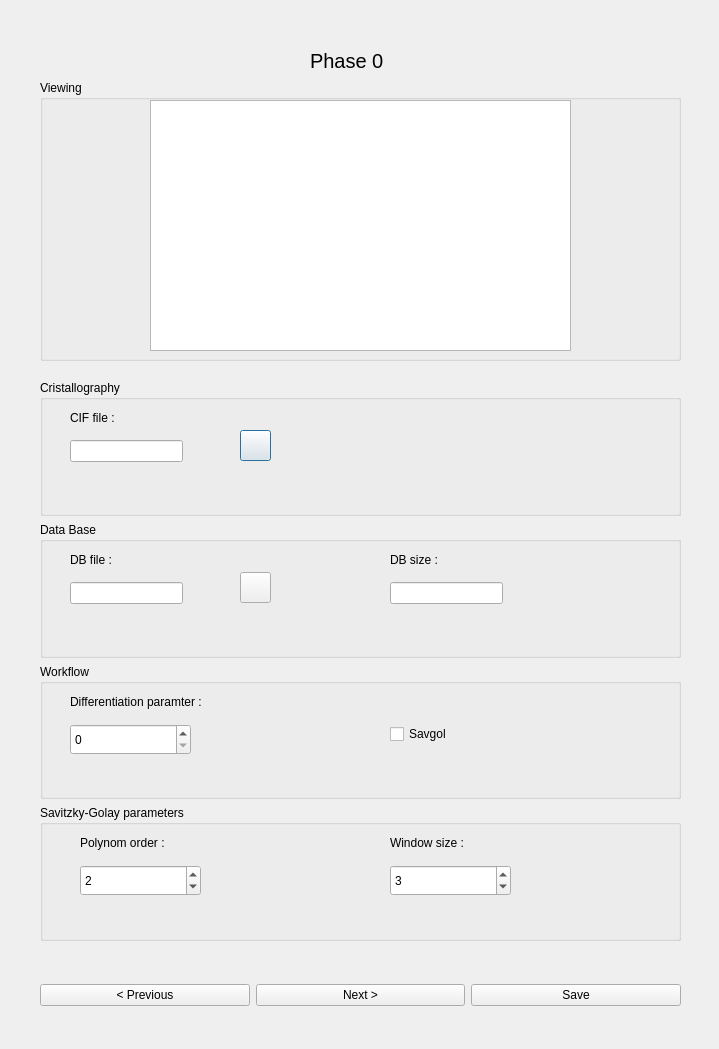
<?xml version="1.0" encoding="UTF-8"?>
<ui version="4.0">
 <class>Dialog</class>
 <widget class="QDialog" name="Dialog">
  <property name="geometry">
   <rect>
    <x>0</x>
    <y>0</y>
    <width>719</width>
    <height>1049</height>
   </rect>
  </property>
  <property name="windowTitle">
   <string>Dialog</string>
  </property>
  <widget class="QWidget" name="verticalLayoutWidget">
   <property name="geometry">
    <rect>
     <x>40</x>
     <y>380</y>
     <width>641</width>
     <height>561</height>
    </rect>
   </property>
   <layout class="QVBoxLayout" name="main_layout">
    <item>
     <widget class="QGroupBox" name="gB_cristallo">
      <property name="title">
       <string>Cristallography</string>
      </property>
      <widget class="QLabel" name="label_CIF">
       <property name="geometry">
        <rect>
         <x>30</x>
         <y>30</y>
         <width>55</width>
         <height>16</height>
        </rect>
       </property>
       <property name="text">
        <string>CIF file :</string>
       </property>
      </widget>
      <widget class="QLineEdit" name="text_CIF">
       <property name="geometry">
        <rect>
         <x>30</x>
         <y>60</y>
         <width>113</width>
         <height>22</height>
        </rect>
       </property>
      </widget>
      <widget class="QPushButton" name="load_CIF_button">
       <property name="geometry">
        <rect>
         <x>200</x>
         <y>50</y>
         <width>31</width>
         <height>31</height>
        </rect>
       </property>
       <property name="text">
        <string/>
       </property>
       <property name="icon">
        <iconset>
         <normaloff>file_icon.png</normaloff>file_icon.png</iconset>
       </property>
      </widget>
     </widget>
    </item>
    <item>
     <widget class="QGroupBox" name="gB_DB">
      <property name="title">
       <string>Data Base</string>
      </property>
      <widget class="QLabel" name="label_DB_file">
       <property name="geometry">
        <rect>
         <x>30</x>
         <y>30</y>
         <width>55</width>
         <height>16</height>
        </rect>
       </property>
       <property name="text">
        <string>DB file :</string>
       </property>
      </widget>
      <widget class="QLineEdit" name="text_DB_file">
       <property name="geometry">
        <rect>
         <x>30</x>
         <y>60</y>
         <width>113</width>
         <height>22</height>
        </rect>
       </property>
      </widget>
      <widget class="QPushButton" name="load_DB_button">
       <property name="geometry">
        <rect>
         <x>200</x>
         <y>50</y>
         <width>31</width>
         <height>31</height>
        </rect>
       </property>
       <property name="text">
        <string/>
       </property>
       <property name="icon">
        <iconset>
         <normaloff>file_icon.png</normaloff>file_icon.png</iconset>
       </property>
      </widget>
      <widget class="QLabel" name="label_DB_size">
       <property name="geometry">
        <rect>
         <x>350</x>
         <y>30</y>
         <width>55</width>
         <height>16</height>
        </rect>
       </property>
       <property name="text">
        <string>DB size :</string>
       </property>
      </widget>
      <widget class="QLineEdit" name="text_DB_size">
       <property name="geometry">
        <rect>
         <x>350</x>
         <y>60</y>
         <width>113</width>
         <height>22</height>
        </rect>
       </property>
      </widget>
     </widget>
    </item>
    <item>
     <widget class="QGroupBox" name="gB_workflow">
      <property name="title">
       <string>Workflow</string>
      </property>
      <widget class="QLabel" name="label_diff">
       <property name="geometry">
        <rect>
         <x>30</x>
         <y>30</y>
         <width>151</width>
         <height>16</height>
        </rect>
       </property>
       <property name="text">
        <string>Differentiation paramter :</string>
       </property>
      </widget>
      <widget class="QSpinBox" name="spinBox_diff">
       <property name="geometry">
        <rect>
         <x>30</x>
         <y>60</y>
         <width>121</width>
         <height>31</height>
        </rect>
       </property>
       <property name="maximum">
        <number>3</number>
       </property>
      </widget>
      <widget class="QCheckBox" name="checkBox_SG">
       <property name="geometry">
        <rect>
         <x>350</x>
         <y>60</y>
         <width>81</width>
         <height>20</height>
        </rect>
       </property>
       <property name="text">
        <string>Savgol</string>
       </property>
      </widget>
     </widget>
    </item>
    <item>
     <widget class="QGroupBox" name="gB_SG">
      <property name="title">
       <string>Savitzky-Golay parameters</string>
      </property>
      <widget class="QLabel" name="label_window">
       <property name="geometry">
        <rect>
         <x>350</x>
         <y>30</y>
         <width>91</width>
         <height>16</height>
        </rect>
       </property>
       <property name="text">
        <string>Window size :</string>
       </property>
      </widget>
      <widget class="QLabel" name="label_poly">
       <property name="geometry">
        <rect>
         <x>40</x>
         <y>30</y>
         <width>91</width>
         <height>16</height>
        </rect>
       </property>
       <property name="text">
        <string>Polynom order :</string>
       </property>
      </widget>
      <widget class="QSpinBox" name="spinBox_window">
       <property name="geometry">
        <rect>
         <x>350</x>
         <y>60</y>
         <width>121</width>
         <height>31</height>
        </rect>
       </property>
       <property name="minimum">
        <number>2</number>
       </property>
       <property name="maximum">
        <number>8</number>
       </property>
       <property name="value">
        <number>3</number>
       </property>
      </widget>
      <widget class="QSpinBox" name="spinBox_poly">
       <property name="geometry">
        <rect>
         <x>40</x>
         <y>60</y>
         <width>121</width>
         <height>31</height>
        </rect>
       </property>
       <property name="buttonSymbols">
        <enum>QAbstractSpinBox::UpDownArrows</enum>
       </property>
       <property name="maximum">
        <number>7</number>
       </property>
       <property name="value">
        <number>2</number>
       </property>
      </widget>
     </widget>
    </item>
   </layout>
  </widget>
  <widget class="QWidget" name="horizontalLayoutWidget">
   <property name="geometry">
    <rect>
     <x>40</x>
     <y>960</y>
     <width>641</width>
     <height>71</height>
    </rect>
   </property>
   <layout class="QHBoxLayout" name="layout_buttons">
    <item>
     <widget class="QPushButton" name="previous_button">
      <property name="text">
       <string>&lt; Previous</string>
      </property>
     </widget>
    </item>
    <item>
     <widget class="QPushButton" name="next_button">
      <property name="text">
       <string>Next &gt;</string>
      </property>
     </widget>
    </item>
    <item>
     <widget class="QPushButton" name="save_button">
      <property name="text">
       <string>Save</string>
      </property>
     </widget>
    </item>
   </layout>
  </widget>
  <widget class="QWidget" name="verticalLayoutWidget_2">
   <property name="geometry">
    <rect>
     <x>40</x>
     <y>30</y>
     <width>641</width>
     <height>331</height>
    </rect>
   </property>
   <layout class="QVBoxLayout" name="verticalLayout">
    <item>
     <widget class="QStackedWidget" name="stackedW">
      <widget class="QWidget" name="page">
       <widget class="QLabel" name="string">
        <property name="geometry">
         <rect>
          <x>270</x>
          <y>10</y>
          <width>91</width>
          <height>41</height>
         </rect>
        </property>
        <property name="font">
         <font>
          <pointsize>15</pointsize>
         </font>
        </property>
        <property name="text">
         <string>Phase 0</string>
        </property>
       </widget>
       <widget class="QGroupBox" name="gBviewing">
        <property name="geometry">
         <rect>
          <x>0</x>
          <y>50</y>
          <width>641</width>
          <height>281</height>
         </rect>
        </property>
        <property name="title">
         <string>Viewing</string>
        </property>
        <widget class="QGraphicsView" name="image">
         <property name="geometry">
          <rect>
           <x>110</x>
           <y>20</y>
           <width>421</width>
           <height>251</height>
          </rect>
         </property>
        </widget>
       </widget>
      </widget>
      <widget class="QWidget" name="page_2"/>
     </widget>
    </item>
   </layout>
  </widget>
 </widget>
 <resources/>
 <connections/>
</ui>
